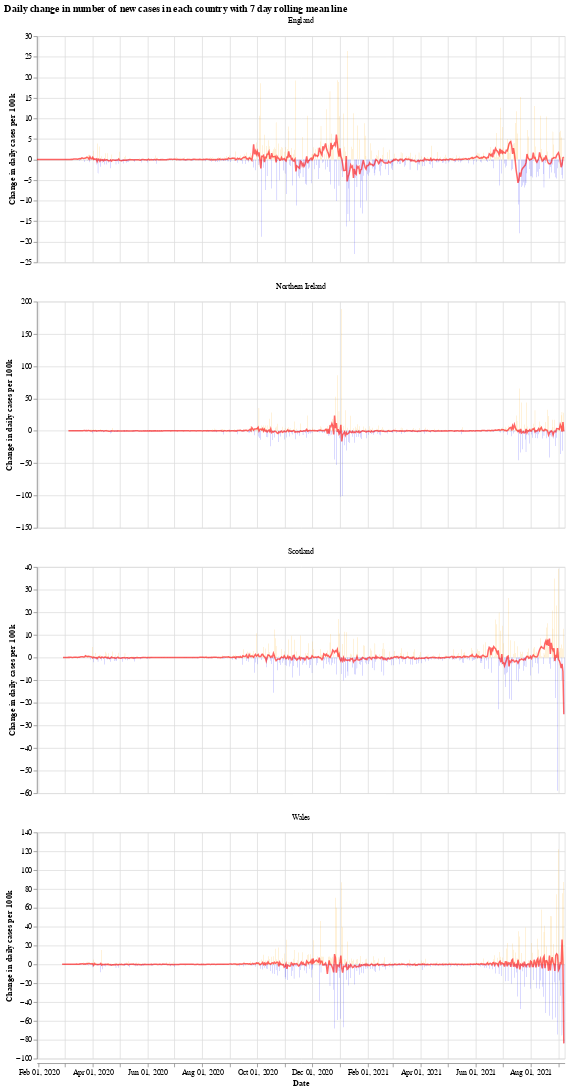

This figure's notebook cell:
### Markdown cell above
We will use the Python library `Altair` for visualising the data, see the [altair docs](https://altair-viz.github.io/) for more information.

First we have a graph which shows the daily change in the number of new cases for each country. This number jumps up and down all over the place, which is likely due to delay in reporting of new cases over the weekend. Another interesting thing is that it looks like the daily cases in Wales experienced a much shorter period of calm over the summer (calm in the sense of daily cases not jumping up and down).

The orange bars are days when the number of new cases (per 100k population) was more than the previous day, while the blue are days when the number of new cases dropped. The red line is the 7 day moving average. 

When the moving average line is below 0, it means that there is a consistent drop in new cases. We can see this clearly happening around the times that lockdowns were introduced (though, to varying degrees). I will update the graphs soon with a marker of when each lockdown started.

### Code cell
# collapse
import altair as alt

bars = alt.Chart(uk_cases).mark_bar().encode(
    x=alt.X("yearmonthdate(date):T", axis=alt.Axis(title='Date')),
    y=alt.Y("casesChangeRate:Q", axis=alt.Axis(title='Change in daily cases per 100k')),
    tooltip='casesChange',
    color=alt.condition(
        alt.datum.casesChangeRate > 0,
        alt.value("orange"),  # The positive color
        alt.value("blue")  # The negative color
    )
).properties(title='Daily change in number of new cases with 7 day rolling mean',width=700).interactive()

line = alt.Chart(uk_cases).mark_line(
    color='red',
    size=2,
    opacity=0.6
).transform_window(
    rolling_mean='mean(casesChangeRate)',
    frame=[0, 7],
    groupby=['areaName']
).encode(
    x='yearmonthdate(date):T',
    y='rolling_mean:Q'
)

alt.layer(bars, line, data=uk_cases).facet(alt.Column(
    'areaName', title=''), columns=1).resolve_scale(y='independent').properties(title='Daily change in number of new cases in each country with 7 day rolling mean line')

### Figure 1 — Vega-Lite specification as saved in the notebook (floating-point values rounded to 4 significant figures; data arrays with more than 128 entries replaced by an {"elided": "..."} marker saying what was removed)
{"config": {"view": {"continuousWidth": 400, "continuousHeight": 300}}, "data": {"name": "data-366c9f6f270da9891d83f4bcfa83d018"}, "facet": {"type": "nominal", "field": "areaName", "title": ""}, "spec": {"layer": [{"mark": "bar", "encoding": {"color": {"condition": {"value": "orange", "test": "(datum.casesChangeRate > 0)"}, "value": "blue"}, "tooltip": {"type": "quantitative", "field": "casesChange"}, "x": {"type": "temporal", "axis": {"title": "Date"}, "field": "date", "timeUnit": "yearmonthdate"}, "y": {"type": "quantitative", "axis": {"title": "Change in daily cases per 100k"}, "field": "casesChangeRate"}}, "selection": {"selector001": {"type": "interval", "bind": "scales", "encodings": ["x", "y"]}}, "title": "Daily change in number of new cases with 7 day rolling mean", "width": 700}, {"mark": {"type": "line", "color": "red", "opacity": 0.6, "size": 2}, "encoding": {"x": {"type": "temporal", "field": "date", "timeUnit": "yearmonthdate"}, "y": {"type": "quantitative", "field": "rolling_mean"}}, "transform": [{"window": [{"op": "mean", "field": "casesChangeRate", "as": "rolling_mean"}], "frame": [0, 7], "groupby": ["areaName"]}]}]}, "columns": 1, "resolve": {"scale": {"y": "independent"}}, "title": "Daily change in number of new cases in each country with 7 day rolling mean line", "$schema": "https://vega.github.io/schema/vega-lite/v4.8.1.json", "datasets": {"data-366c9f6f270da9891d83f4bcfa83d018": {"elided": "2256 records"}}}
